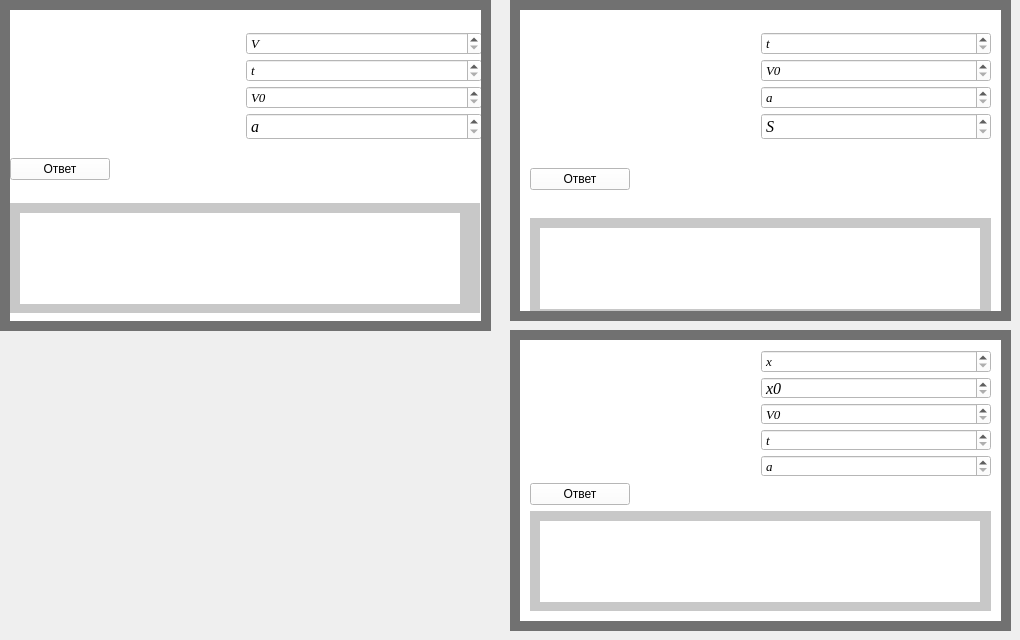
      <widget class="QWidget" name="tab_7">
       <attribute name="title">
        <string>Ускорение</string>
       </attribute>
       <widget class="QWidget" name="widget_51" native="true">
        <property name="geometry">
         <rect>
          <x>0</x>
          <y>0</y>
          <width>491</width>
          <height>331</height>
         </rect>
        </property>
        <property name="styleSheet">
         <string notr="true">background-color: rgb(0, 0, 0);
background-color: rgb(113, 113, 113);</string>
        </property>
        <widget class="QWidget" name="widget_52" native="true">
         <property name="geometry">
          <rect>
           <x>10</x>
           <y>10</y>
           <width>471</width>
           <height>311</height>
          </rect>
         </property>
         <property name="styleSheet">
          <string notr="true">background-color: rgb(255, 255, 255);</string>
         </property>
         <widget class="QWidget" name="verticalLayoutWidget_35">
          <property name="geometry">
           <rect>
            <x>0</x>
            <y>0</y>
            <width>472</width>
            <height>311</height>
           </rect>
          </property>
          <layout class="QVBoxLayout" name="verticalLayout_45">
           <property name="topMargin">
            <number>10</number>
           </property>
           <item>
            <layout class="QHBoxLayout" name="horizontalLayout_26">
             <property name="spacing">
              <number>0</number>
             </property>
             <item>
              <widget class="QLabel" name="label_18">
               <property name="minimumSize">
                <size>
                 <width>180</width>
                 <height>0</height>
                </size>
               </property>
               <property name="styleSheet">
                <string notr="true">background-color: rgb(255, 255, 255);</string>
               </property>
               <property name="text">
                <string/>
               </property>
               <property name="pixmap">
                <pixmap>D:/Downloads/2018-10-06_20-51-26.jpg</pixmap>
               </property>
              </widget>
             </item>
             <item>
              <layout class="QVBoxLayout" name="verticalLayout_46">
               <property name="spacing">
                <number>4</number>
               </property>
               <item>
                <widget class="QSpinBox" name="spinBox_51">
                 <property name="font">
                  <font>
                   <family>Times New Roman</family>
                   <pointsize>10</pointsize>
                   <italic>true</italic>
                  </font>
                 </property>
                 <property name="specialValueText">
                  <string>V</string>
                 </property>
                 <property name="maximum">
                  <number>1000000000</number>
                 </property>
                </widget>
               </item>
               <item>
                <widget class="QSpinBox" name="spinBox_42">
                 <property name="font">
                  <font>
                   <family>Times New Roman</family>
                   <pointsize>10</pointsize>
                   <italic>true</italic>
                  </font>
                 </property>
                 <property name="specialValueText">
                  <string>t</string>
                 </property>
                 <property name="maximum">
                  <number>1000000000</number>
                 </property>
                </widget>
               </item>
               <item>
                <widget class="QSpinBox" name="spinBox_32">
                 <property name="font">
                  <font>
                   <family>Times New Roman</family>
                   <pointsize>10</pointsize>
                   <italic>true</italic>
                  </font>
                 </property>
                 <property name="specialValueText">
                  <string>V0</string>
                 </property>
                 <property name="maximum">
                  <number>1000000000</number>
                 </property>
                </widget>
               </item>
               <item>
                <widget class="QSpinBox" name="spinBox_52">
                 <property name="font">
                  <font>
                   <family>Times New Roman</family>
                   <pointsize>12</pointsize>
                   <italic>true</italic>
                  </font>
                 </property>
                 <property name="specialValueText">
                  <string>a</string>
                 </property>
                 <property name="maximum">
                  <number>1000000000</number>
                 </property>
                </widget>
               </item>
              </layout>
             </item>
            </layout>
           </item>
           <item>
            <widget class="QPushButton" name="pushButton_17">
             <property name="minimumSize">
              <size>
               <width>100</width>
               <height>0</height>
              </size>
             </property>
             <property name="maximumSize">
              <size>
               <width>100</width>
               <height>16777215</height>
              </size>
             </property>
             <property name="text">
              <string>Ответ</string>
             </property>
            </widget>
           </item>
           <item>
            <widget class="QWidget" name="widget_62" native="true">
             <property name="minimumSize">
              <size>
               <width>470</width>
               <height>110</height>
              </size>
             </property>
             <property name="maximumSize">
              <size>
               <width>400</width>
               <height>100</height>
              </size>
             </property>
             <property name="styleSheet">
              <string notr="true">background-color: rgb(200, 200, 200);</string>
             </property>
             <widget class="QLabel" name="label_24">
              <property name="geometry">
               <rect>
                <x>10</x>
                <y>10</y>
                <width>440</width>
                <height>91</height>
               </rect>
              </property>
              <property name="minimumSize">
               <size>
                <width>440</width>
                <height>0</height>
               </size>
              </property>
              <property name="maximumSize">
               <size>
                <width>440</width>
                <height>16777215</height>
               </size>
              </property>
              <property name="styleSheet">
               <string notr="true">background-color: rgb(255, 255, 255);</string>
              </property>
              <property name="text">
               <string/>
              </property>
             </widget>
            </widget>
           </item>
          </layout>
         </widget>
        </widget>
       </widget>
       <widget class="QWidget" name="widget_60" native="true">
        <property name="geometry">
         <rect>
          <x>510</x>
          <y>330</y>
          <width>501</width>
          <height>301</height>
         </rect>
        </property>
        <property name="styleSheet">
         <string notr="true">background-color: rgb(0, 0, 0);
background-color: rgb(113, 113, 113);</string>
        </property>
        <widget class="QWidget" name="widget_61" native="true">
         <property name="geometry">
          <rect>
           <x>10</x>
           <y>10</y>
           <width>481</width>
           <height>281</height>
          </rect>
         </property>
         <property name="styleSheet">
          <string notr="true">background-color: rgb(255, 255, 255);</string>
         </property>
         <widget class="QWidget" name="verticalLayoutWidget_38">
          <property name="geometry">
           <rect>
            <x>10</x>
            <y>10</y>
            <width>461</width>
            <height>261</height>
           </rect>
          </property>
          <layout class="QVBoxLayout" name="verticalLayout_49">
           <item>
            <layout class="QHBoxLayout" name="horizontalLayout_29">
             <property name="spacing">
              <number>0</number>
             </property>
             <item>
              <widget class="QLabel" name="label_34">
               <property name="minimumSize">
                <size>
                 <width>180</width>
                 <height>0</height>
                </size>
               </property>
               <property name="styleSheet">
                <string notr="true">background-color: rgb(255, 255, 255);</string>
               </property>
               <property name="text">
                <string/>
               </property>
               <property name="pixmap">
                <pixmap>D:/Downloads/2018-10-06_20-51-52.jpg</pixmap>
               </property>
              </widget>
             </item>
             <item>
              <layout class="QVBoxLayout" name="verticalLayout_50">
               <property name="spacing">
                <number>4</number>
               </property>
               <item>
                <widget class="QSpinBox" name="spinBox_2">
                 <property name="font">
                  <font>
                   <family>Times New Roman</family>
                   <pointsize>10</pointsize>
                   <italic>true</italic>
                  </font>
                 </property>
                 <property name="specialValueText">
                  <string>x</string>
                 </property>
                 <property name="maximum">
                  <number>1000000000</number>
                 </property>
                </widget>
               </item>
               <item>
                <widget class="QSpinBox" name="spinBox">
                 <property name="font">
                  <font>
                   <family>Times New Roman</family>
                   <pointsize>12</pointsize>
                   <italic>true</italic>
                  </font>
                 </property>
                 <property name="specialValueText">
                  <string>x0</string>
                 </property>
                 <property name="maximum">
                  <number>1000000000</number>
                 </property>
                </widget>
               </item>
               <item>
                <widget class="QSpinBox" name="spinBox_5">
                 <property name="font">
                  <font>
                   <family>Times New Roman</family>
                   <pointsize>10</pointsize>
                   <italic>true</italic>
                  </font>
                 </property>
                 <property name="specialValueText">
                  <string>V0</string>
                 </property>
                 <property name="maximum">
                  <number>1000000000</number>
                 </property>
                </widget>
               </item>
               <item>
                <widget class="QSpinBox" name="spinBox_4">
                 <property name="font">
                  <font>
                   <family>Times New Roman</family>
                   <pointsize>10</pointsize>
                   <italic>true</italic>
                  </font>
                 </property>
                 <property name="specialValueText">
                  <string>t</string>
                 </property>
                 <property name="maximum">
                  <number>1000000000</number>
                 </property>
                </widget>
               </item>
               <item>
                <widget class="QSpinBox" name="spinBox_58">
                 <property name="font">
                  <font>
                   <family>Times New Roman</family>
                   <pointsize>10</pointsize>
                   <italic>true</italic>
                  </font>
                 </property>
                 <property name="specialValueText">
                  <string>a</string>
                 </property>
                 <property name="maximum">
                  <number>1000000000</number>
                 </property>
                </widget>
               </item>
              </layout>
             </item>
            </layout>
           </item>
           <item>
            <widget class="QPushButton" name="pushButton_20">
             <property name="minimumSize">
              <size>
               <width>100</width>
               <height>0</height>
              </size>
             </property>
             <property name="maximumSize">
              <size>
               <width>100</width>
               <height>16777215</height>
              </size>
             </property>
             <property name="text">
              <string>Ответ</string>
             </property>
            </widget>
           </item>
           <item>
            <widget class="QWidget" name="widget_65" native="true">
             <property name="minimumSize">
              <size>
               <width>0</width>
               <height>100</height>
              </size>
             </property>
             <property name="maximumSize">
              <size>
               <width>470</width>
               <height>100</height>
              </size>
             </property>
             <property name="styleSheet">
              <string notr="true">background-color: rgb(200, 200, 200);</string>
             </property>
             <widget class="QLabel" name="label_36">
              <property name="geometry">
               <rect>
                <x>10</x>
                <y>10</y>
                <width>440</width>
                <height>81</height>
               </rect>
              </property>
              <property name="minimumSize">
               <size>
                <width>440</width>
                <height>0</height>
               </size>
              </property>
              <property name="maximumSize">
               <size>
                <width>440</width>
                <height>16777215</height>
               </size>
              </property>
              <property name="styleSheet">
               <string notr="true">background-color: rgb(255, 255, 255);</string>
              </property>
              <property name="text">
               <string/>
              </property>
             </widget>
            </widget>
           </item>
          </layout>
         </widget>
        </widget>
       </widget>
       <widget class="QWidget" name="widget_63" native="true">
        <property name="geometry">
         <rect>
          <x>510</x>
          <y>0</y>
          <width>501</width>
          <height>321</height>
         </rect>
        </property>
        <property name="styleSheet">
         <string notr="true">background-color: rgb(0, 0, 0);
background-color: rgb(113, 113, 113);</string>
        </property>
        <widget class="QWidget" name="widget_64" native="true">
         <property name="geometry">
          <rect>
           <x>10</x>
           <y>10</y>
           <width>481</width>
           <height>301</height>
          </rect>
         </property>
         <property name="styleSheet">
          <string notr="true">background-color: rgb(255, 255, 255);</string>
         </property>
         <widget class="QWidget" name="verticalLayoutWidget_39">
          <property name="geometry">
           <rect>
            <x>10</x>
            <y>0</y>
            <width>461</width>
            <height>331</height>
           </rect>
          </property>
          <layout class="QVBoxLayout" name="verticalLayout_51">
           <property name="topMargin">
            <number>0</number>
           </property>
           <item>
            <layout class="QHBoxLayout" name="horizontalLayout_30">
             <property name="spacing">
              <number>0</number>
             </property>
             <item>
              <widget class="QLabel" name="label_38">
               <property name="minimumSize">
                <size>
                 <width>180</width>
                 <height>0</height>
                </size>
               </property>
               <property name="styleSheet">
                <string notr="true">background-color: rgb(255, 255, 255);</string>
               </property>
               <property name="text">
                <string/>
               </property>
               <property name="pixmap">
                <pixmap>D:/Downloads/2018-10-06_20-51-37.jpg</pixmap>
               </property>
              </widget>
             </item>
             <item>
              <layout class="QVBoxLayout" name="verticalLayout_52">
               <property name="spacing">
                <number>4</number>
               </property>
               <item>
                <widget class="QSpinBox" name="spinBox_54">
                 <property name="font">
                  <font>
                   <family>Times New Roman</family>
                   <pointsize>10</pointsize>
                   <italic>true</italic>
                  </font>
                 </property>
                 <property name="specialValueText">
                  <string>t</string>
                 </property>
                 <property name="maximum">
                  <number>1000000000</number>
                 </property>
                </widget>
               </item>
               <item>
                <widget class="QSpinBox" name="spinBox_55">
                 <property name="font">
                  <font>
                   <family>Times New Roman</family>
                   <pointsize>10</pointsize>
                   <italic>true</italic>
                  </font>
                 </property>
                 <property name="specialValueText">
                  <string>V0</string>
                 </property>
                 <property name="maximum">
                  <number>1000000000</number>
                 </property>
                </widget>
               </item>
               <item>
                <widget class="QSpinBox" name="spinBox_53">
                 <property name="font">
                  <font>
                   <family>Times New Roman</family>
                   <pointsize>10</pointsize>
                   <italic>true</italic>
                  </font>
                 </property>
                 <property name="specialValueText">
                  <string>a</string>
                 </property>
                 <property name="maximum">
                  <number>1000000000</number>
                 </property>
                </widget>
               </item>
               <item>
                <widget class="QSpinBox" name="spinBox_56">
                 <property name="font">
                  <font>
                   <family>Times New Roman</family>
                   <pointsize>12</pointsize>
                   <italic>true</italic>
                  </font>
                 </property>
                 <property name="specialValueText">
                  <string>S</string>
                 </property>
                 <property name="maximum">
                  <number>1000000000</number>
                 </property>
                </widget>
               </item>
              </layout>
             </item>
            </layout>
           </item>
           <item>
            <widget class="QPushButton" name="pushButton_21">
             <property name="minimumSize">
              <size>
               <width>100</width>
               <height>0</height>
              </size>
             </property>
             <property name="maximumSize">
              <size>
               <width>100</width>
               <height>16777215</height>
              </size>
             </property>
             <property name="text">
              <string>Ответ</string>
             </property>
            </widget>
           </item>
           <item>
            <widget class="QWidget" name="widget_72" native="true">
             <property name="minimumSize">
              <size>
               <width>0</width>
               <height>100</height>
              </size>
             </property>
             <property name="maximumSize">
              <size>
               <width>470</width>
               <height>100</height>
              </size>
             </property>
             <property name="styleSheet">
              <string notr="true">background-color: rgb(200, 200, 200);</string>
             </property>
             <widget class="QLabel" name="label_42">
              <property name="geometry">
               <rect>
                <x>10</x>
                <y>10</y>
                <width>440</width>
                <height>81</height>
               </rect>
              </property>
              <property name="minimumSize">
               <size>
                <width>440</width>
                <height>0</height>
               </size>
              </property>
              <property name="maximumSize">
               <size>
                <width>440</width>
                <height>16777215</height>
               </size>
              </property>
              <property name="styleSheet">
               <string notr="true">background-color: rgb(255, 255, 255);</string>
              </property>
              <property name="text">
               <string/>
              </property>
             </widget>
            </widget>
           </item>
          </layout>
         </widget>
        </widget>
       </widget>
      </widget>
